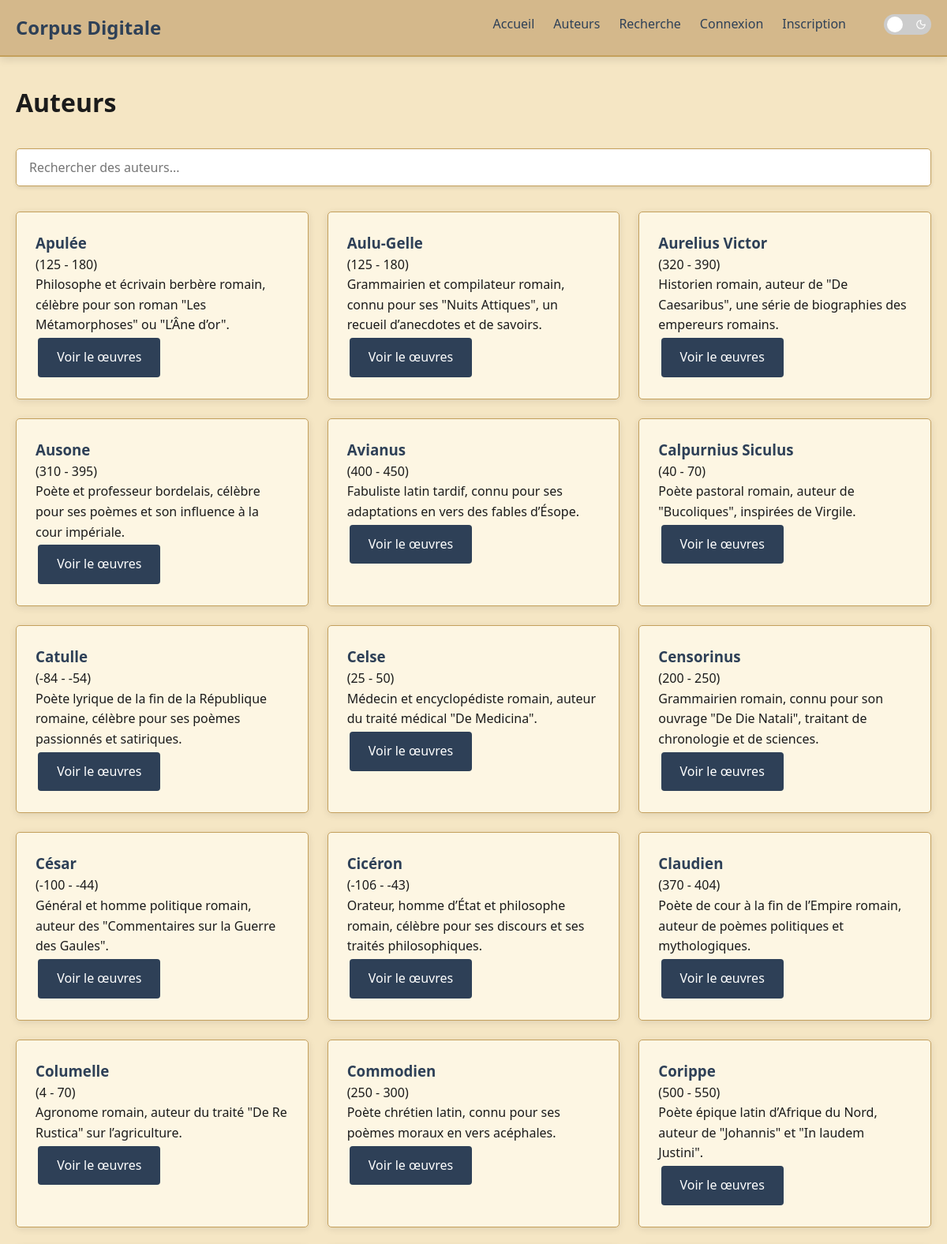
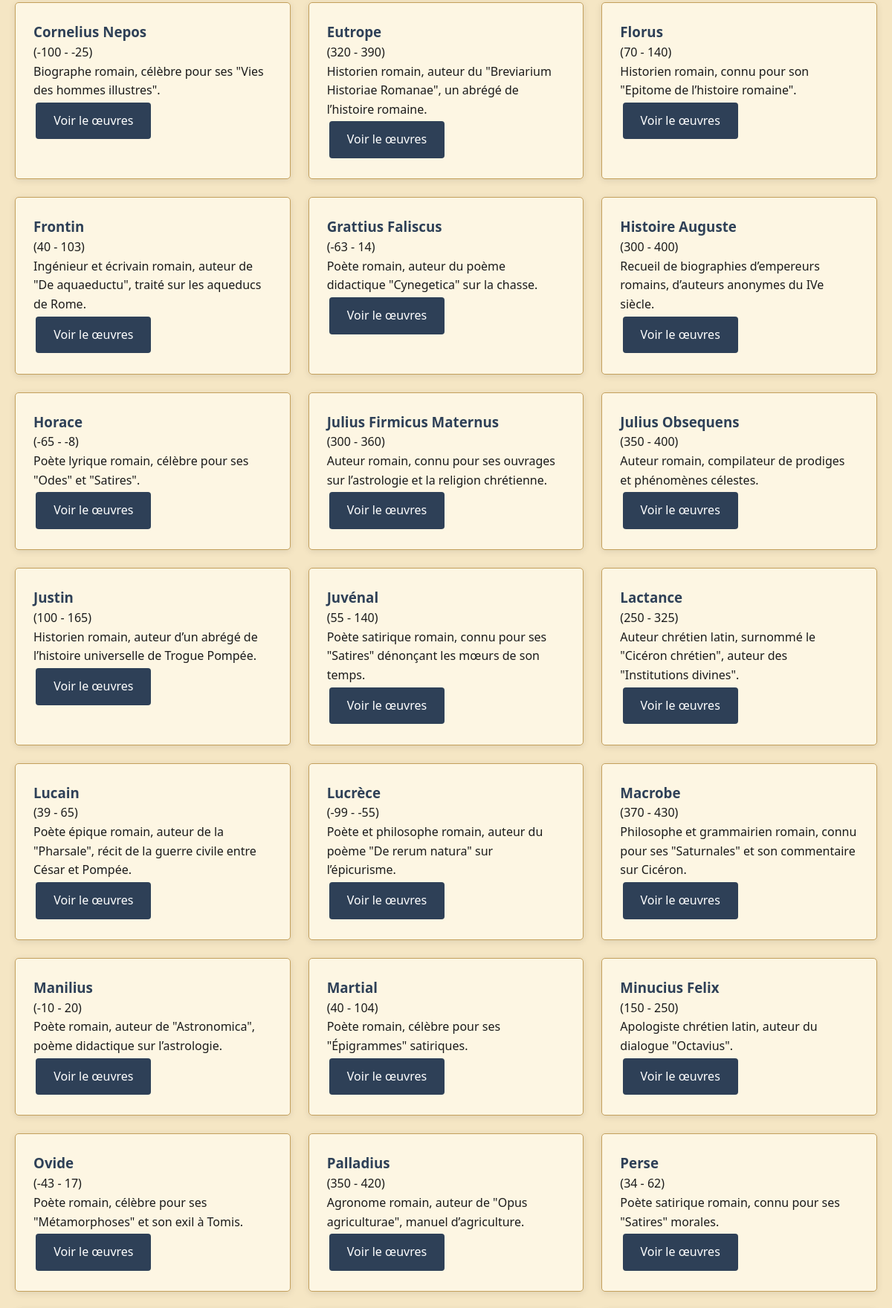
The app's page /authors (upper part) with its own data (2 pictures, top to bottom).
### tables this page shows
CREATE TABLE authors (
    author_id INTEGER PRIMARY KEY AUTO_INCREMENT,
    name VARCHAR(100) NOT NULL,
    url_name VARCHAR(100) NOT NULL UNIQUE,
    image LONGBLOB DEFAULT NULL,
    birth_year INTEGER,
    death_year INTEGER,
    biography TEXT
);

### includes/utils.php (called while the page is built, shortened)
<?php
function getAuthorUrl(string $urlName): string {
    return '/authors/' . $urlName;
}
function h(string $text): string {
    return htmlspecialchars($text, ENT_QUOTES, 'UTF-8');
}

### research/authors.php (the view, shortened to what this page needs)
<?php include 'includes/header.php';?>
<div class="container">
    <h1>Auteurs</h1>
    <div class="search-container">
        <div class="search-box">
            <input type="text" id="author-search" placeholder="Rechercher des auteurs...">
        </div>
    </div>
    <div class="author-list">
        <?php
        $db = getDbConnection();
        $query = "SELECT * FROM authors ORDER BY name";
        $stmt = $db->prepare($query);
        $stmt->execute();
        $result = $stmt->fetchAll(PDO::FETCH_ASSOC);
        if (count($result) > 0) {
            foreach ($result as $row) {
                echo '<div class="author-card">';
                echo '<h3><a href="'. getAuthorUrl($row['url_name']) . '">' . h($row['name']) . '</a></h3>';
                echo '<p>(' . ($row['birth_year'] ?: '?') . ' - ' . ($row['death_year'] ?: '?') . ')</p>';
                echo '<p>' . (strlen($row['biography']) > 150 ? substr(h($row['biography']), 0, 150) . '...' : h($row['biography'])) . '</p>';
                echo '<a href="' . getAuthorUrl($row['url_name']) . '" class="btn btn-primary">Voir le œuvres</a>';
                echo '</div>';
            }
        } else {
            echo '<p>Aucun auteur trouvé dans la base de données.</p>';
        }
        ?>
    </div>
</div>
<?php include 'includes/footer.php'; ?>

### router.php (shortened to what this page needs)
<?php
$requestUri = $_SERVER['REQUEST_URI'];
class Router {
    private $routes = [];
    public function addRoute(string $method, string $path, $handler): Router {
        $this->routes[] = [
            'method' => $method,
            'path' => $path,
            'handler' => $handler
        ];
        return $this;
    }
    public function setNotFoundHandler(callable $handler): Router {
        return $this;
    }
    public function handleRequest(string $requestMethod, string $requestPath): bool {
        try {
            $requestPath = parse_url($requestPath, PHP_URL_PATH);
            $requestPath = trim($requestPath, '/');
            foreach ($this->routes as $route) {
                if ($route['path'] === $requestPath) {
                    return $this->executeHandler($route['handler']);
                }
            }
            return false;
        } catch (Throwable $e) {
            header("HTTP/1.0 500 Internal Server Error");
            ob_clean();
            if (isset($_SERVER['HTTP_ACCEPT']) && strpos($_SERVER['HTTP_ACCEPT'], 'application/json') !== false) {
                header('Content-Type: application/json');
                echo json_encode(['error' => 'Internal Server Error', 'message' => $e->getMessage()]);
            } else {
                ob_clean();
                include "errors/500.php";
            }
            return false;
        }
    }
    private function executeHandler($handler, array $params = []): bool {
        if (is_callable($handler)) {
            return $handler(...$params) !== false;
        } elseif (is_string($handler) && file_exists($handler)) {
            extract($params, EXTR_SKIP);
            include $handler;
            return true;
        }
        return false;
    }
}
$router = new Router();
$router->addRoute('GET', '', 'index.php')
    ->addRoute('GET', 'index', 'index.php')
    ->addRoute('GET', 'index.php', 'index.php')
    ->addRoute('GET', 'search', 'research/search.php')
    ->addRoute('GET', 'authors', 'research/authors.php')
    ->addRoute('GET', 'authors/{author}', ['content/author.php', ['author' => '$1']])
    ->addRoute('GET', 'authors/{author}/books/{book}', ['content/book.php', ['author' => '$1', 'book' => '$2']])
    ->addRoute('GET', 'authors/{author}/books/{book}/chapters/{chapter}', ['content/chapter.php', ['author' => '$1', 'book' => '$2', 'chapter' => '$3']])
    ->addRoute('GET', 'suggestions/suggest', 'content/suggestions/suggest.php')
    ->addRoute('GET', 'suggestions/my/suggestions', 'content/suggestions/my-suggestions.php')
    ->addRoute('GET', 'suggestions/{suggestionId}/view', ['content/suggestions/view.php', ['suggestionId' => '$1']])
    ->addRoute('GET', 'suggestions/{suggestionId}/edit', ['content/suggestions/edit.php', ['suggestionId' => '$1']]);
$router->addRoute('GET', 'auth/login', 'account/login.php')
    ->addRoute('POST', 'auth/login', 'account/login.php')
    ->addRoute('GET', 'auth/register', 'account/register.php')
    ->addRoute('POST', 'auth/register', 'account/register.php')
    ->addRoute('GET', 'auth/logout', 'account/logout.php')
    ->addRoute('GET', 'account', 'account/account.php')
    ->addRoute('POST', 'account', 'account/account.php');
$router->addRoute('GET', 'api/authors', function() {
    header('Content-Type: application/json');
    include 'api/authors.php';
})
    ->addRoute('GET', 'api/books', function() {
        header('Content-Type: application/json');
        include 'api/books.php';
    })
    ->addRoute('GET', 'api/search', function() {
        header('Content-Type: application/json');
        include 'api/search.php';
    })
    ->addRoute('POST', 'api/suggest', function() {
        header('Content-Type: application/json');
        include 'api/suggestions/suggest.php';
    })
    ->addRoute('POST', 'api/suggestions/edit', function() {
        header('Content-Type: application/json');
        include 'api/suggestions/edit.php';
    })
    ->addRoute('GET', 'api/suggestion-details', function() {
        header('Content-Type: application/json');
        include 'api/suggestion-details.php';
    })
    ->addRoute('POST', 'api/suggestions/approve', function() {
        header('Content-Type: application/json');
        include 'api/suggestions/approve.php';
    })
    ->addRoute('POST', 'api/suggestions/reject', function() {
        header('Content-Type: application/json');
        include 'api/suggestions/reject.php';
    })
    ->addRoute('POST', 'api/suggestions/update-notes', function() {
        header('Content-Type: application/json');
        include 'api/suggestions/updateNotes.php';
    });
$router->addRoute('GET', 'admin/dashboard', 'admin/dashboard.php')
    ->addRoute('GET', 'admin/users', 'admin/users.php')
    ->addRoute('GET', 'admin/suggestions', 'admin/suggestions.php');
$router->setNotFoundHandler(function() {
    header("HTTP/1.0 404 Not Found");
    include 'errors/404.php';
});
$router->handleRequest($_SERVER['REQUEST_METHOD'], $requestUri);

### assets/css/style.css (style rules this page uses)
:root { --primary-color: #2E4057; --secondary-color: #C4A05C; --text-color: #1B1B1B; --light-color: #F5E6C4; --accent-color: #9B2C2C; --danger-color: #B22222; --success-color: #4A7C59; --card-bg: #FDF6E3; --border-color: #C4A05C; --shadow-color: #0000001a; --header-bg: #D4B88B; }
* { margin: 0; padding: 0; box-sizing: border-box; }
body { font-family: 'Segoe UI', Tahoma, Geneva, Verdana, sans-serif; line-height: 1.6; color: var(--text-color); background-color: var(--light-color); }
a { color: var(--primary-color); text-decoration: none; cursor: pointer; }
.container { max-width: 1200px; margin: 0 auto; padding: 0 20px; }
.author-list, .book-list { margin-top: 1.5rem; display: grid; grid-template-columns: repeat(auto-fill, minmax(300px, 1fr)); gap: 1.5rem; }
.author-card, .book-card { background-color: var(--card-bg); border-radius: 5px; border: 1px solid var(--border-color); box-shadow: 0 2px 10px var(--shadow-color); padding: 1.5rem; transition: transform 0.2s; }
input, textarea, select { width: 100%; padding: 0.75rem; border: 1px solid var(--border-color); border-radius: 4px; font-family: inherit; font-size: 1rem; }
button, .btn { display: inline-block; background-color: var(--primary-color); color: white; padding: 0.75rem 1.5rem; border: none; border-radius: 4px; cursor: pointer; font-size: 1rem; text-align: center; margin: 0.2rem; }
.search-container { margin: 2rem 0; }
.search-box { display: flex; border: 1px solid var(--border-color); border-radius: 5px; overflow: hidden; box-shadow: 0 2px 5px rgba(0,0,0,0.1); }
.search-box input { flex: 1; padding: 12px 16px; font-size: 16px; border: none; outline: none; }

### records on screen
authors: name "Apulée", birth_year "125", death_year "180", biography "Philosophe et écrivain berbère romain, célèbre pour son roman \"Les Métamorphoses\" ou \"L’Âne d’or\"."
authors: name "Aulu-Gelle", birth_year "125", death_year "180", biography "Grammairien et compilateur romain, connu pour ses \"Nuits Attiques\", un recueil d’anecdotes et de savoirs."
authors: name "Aurelius Victor", birth_year "320", death_year "390", biography "Historien romain, auteur de \"De Caesaribus\", une série de biographies des empereurs romains."
authors: name "Ausone", birth_year "310", death_year "395", biography "Poète et professeur bordelais, célèbre pour ses poèmes et son influence à la cour impériale."
authors: name "Avianus", birth_year "400", death_year "450", biography "Fabuliste latin tardif, connu pour ses adaptations en vers des fables d’Ésope."
authors: name "Calpurnius Siculus", birth_year "40", death_year "70", biography "Poète pastoral romain, auteur de \"Bucoliques\", inspirées de Virgile."
authors: name "Catulle", birth_year "-84", death_year "-54", biography "Poète lyrique de la fin de la République romaine, célèbre pour ses poèmes passionnés et satiriques."
authors: name "Celse", birth_year "25", death_year "50", biography "Médecin et encyclopédiste romain, auteur du traité médical \"De Medicina\"."
authors: name "Censorinus", birth_year "200", death_year "250", biography "Grammairien romain, connu pour son ouvrage \"De Die Natali\", traitant de chronologie et de sciences."
authors: name "César", birth_year "-100", death_year "-44", biography "Général et homme politique romain, auteur des \"Commentaires sur la Guerre des Gaules\"."
authors: name "Cicéron", birth_year "-106", death_year "-43", biography "Orateur, homme d’État et philosophe romain, célèbre pour ses discours et ses traités philosophiques."
authors: name "Claudien", birth_year "370", death_year "404", biography "Poète de cour à la fin de l’Empire romain, auteur de poèmes politiques et mythologiques."
authors: name "Columelle", birth_year "4", death_year "70", biography "Agronome romain, auteur du traité \"De Re Rustica\" sur l’agriculture."
authors: name "Commodien", birth_year "250", death_year "300", biography "Poète chrétien latin, connu pour ses poèmes moraux en vers acéphales."
authors: name "Corippe", birth_year "500", death_year "550", biography "Poète épique latin d’Afrique du Nord, auteur de \"Johannis\" et \"In laudem Justini\"."
authors: name "Cornelius Nepos", birth_year "-100", death_year "-25", biography "Biographe romain, célèbre pour ses \"Vies des hommes illustres\"."
authors: name "Eutrope", birth_year "320", death_year "390", biography "Historien romain, auteur du \"Breviarium Historiae Romanae\", un abrégé de l’histoire romaine."
authors: name "Florus", birth_year "70", death_year "140", biography "Historien romain, connu pour son \"Epitome de l’histoire romaine\"."
authors: name "Frontin", birth_year "40", death_year "103", biography "Ingénieur et écrivain romain, auteur de \"De aquaeductu\", traité sur les aqueducs de Rome."
authors: name "Grattius Faliscus", birth_year "-63", death_year "14", biography "Poète romain, auteur du poème didactique \"Cynegetica\" sur la chasse."
authors: name "Histoire Auguste", birth_year "300", death_year "400", biography "Recueil de biographies d’empereurs romains, d’auteurs anonymes du IVe siècle."
authors: name "Horace", birth_year "-65", death_year "-8", biography "Poète lyrique romain, célèbre pour ses \"Odes\" et \"Satires\"."
authors: name "Julius Firmicus Maternus", birth_year "300", death_year "360", biography "Auteur romain, connu pour ses ouvrages sur l’astrologie et la religion chrétienne."
authors: name "Julius Obsequens", birth_year "350", death_year "400", biography "Auteur romain, compilateur de prodiges et phénomènes célestes."
authors: name "Justin", birth_year "100", death_year "165", biography "Historien romain, auteur d’un abrégé de l’histoire universelle de Trogue Pompée."
authors: name "Juvénal", birth_year "55", death_year "140", biography "Poète satirique romain, connu pour ses \"Satires\" dénonçant les mœurs de son temps."
authors: name "Lactance", birth_year "250", death_year "325", biography "Auteur chrétien latin, surnommé le \"Cicéron chrétien\", auteur des \"Institutions divines\"."
authors: name "Lucain", birth_year "39", death_year "65", biography "Poète épique romain, auteur de la \"Pharsale\", récit de la guerre civile entre César et Pompée."
authors: name "Lucrèce", birth_year "-99", death_year "-55", biography "Poète et philosophe romain, auteur du poème \"De rerum natura\" sur l’épicurisme."
authors: name "Macrobe", birth_year "370", death_year "430", biography "Philosophe et grammairien romain, connu pour ses \"Saturnales\" et son commentaire sur Cicéron."
authors: name "Manilius", birth_year "-10", death_year "20", biography "Poète romain, auteur de \"Astronomica\", poème didactique sur l’astrologie."
authors: name "Martial", birth_year "40", death_year "104", biography "Poète romain, célèbre pour ses \"Épigrammes\" satiriques."
authors: name "Minucius Felix", birth_year "150", death_year "250", biography "Apologiste chrétien latin, auteur du dialogue \"Octavius\"."
authors: name "Ovide", birth_year "-43", death_year "17", biography "Poète romain, célèbre pour ses \"Métamorphoses\" et son exil à Tomis."
authors: name "Palladius", birth_year "350", death_year "420", biography "Agronome romain, auteur de \"Opus agriculturae\", manuel d’agriculture."
authors: name "Perse", birth_year "34", death_year "62", biography "Poète satirique romain, connu pour ses \"Satires\" morales."
